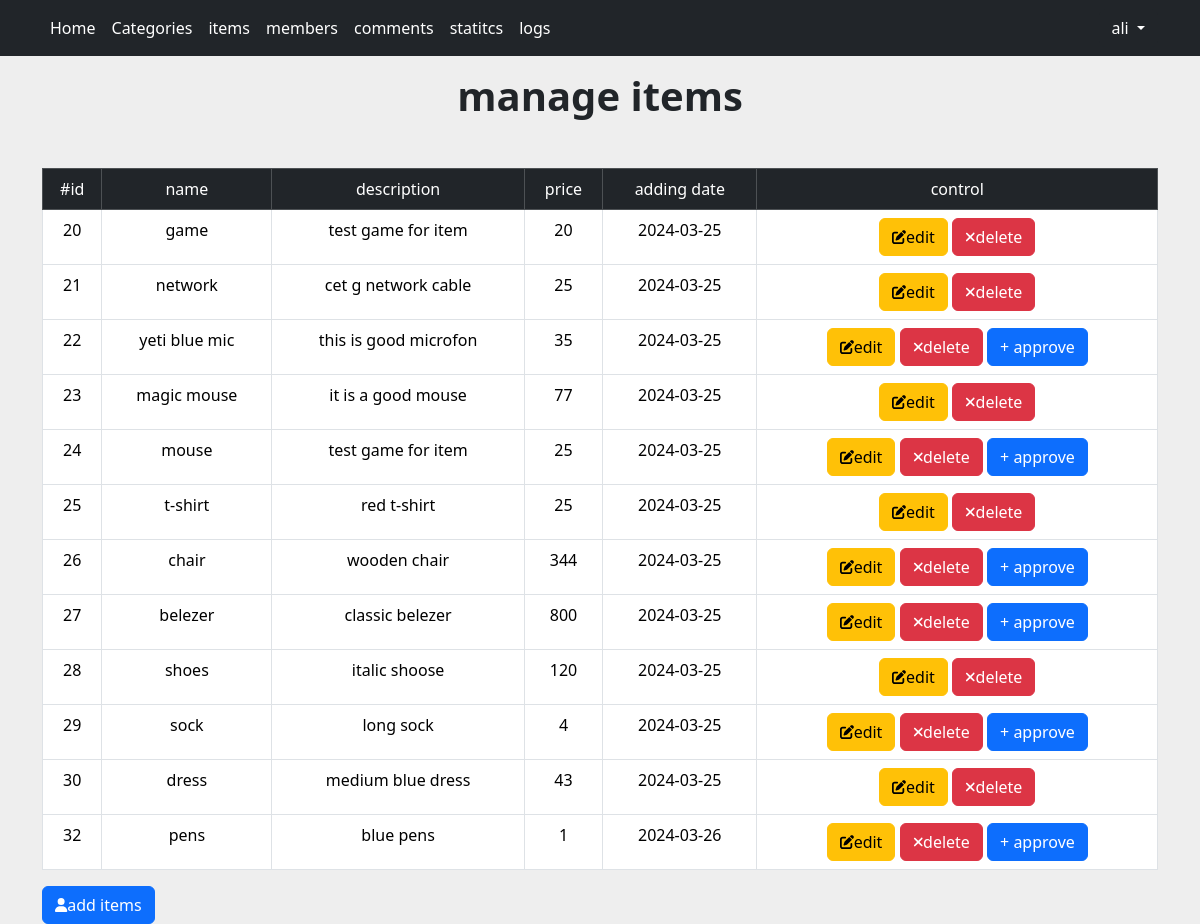
Page /admin/items.php (signed in) on the committed database.
### tables this page shows
CREATE TABLE `items` (
  `item_id` int(11) NOT NULL,
  `name` varchar(30) NOT NULL,
  `description` text NOT NULL,
  `price` varchar(50) NOT NULL,
  `add_date` date NOT NULL,
  `country_made` varchar(40) NOT NULL,
  `image` varchar(130) NOT NULL,
  `approve` int(11) DEFAULT NULL,
  `status` varchar(50) NOT NULL,
  `rating` int(11) NOT NULL,
  `cat_id` int(11) NOT NULL,
  `member_id` int(11) NOT NULL
);

### admin/items.php (the view, shortened to what the rows shown need)
<?php
if (isset($_SESSION['username'])) {
    include("init.php");
    $do = isset($_GET['do']) ? $_GET['do'] : 'manage';
    if ($do == 'manage') {
        include("nav.php");
        $sql = "select * from items ";
        try {
            $res = $con->query($sql);
        } catch (Exception $e) {
            echo $e->getMessage();
        }
?>
        <div class="container">
            <h1 class="text-center mt-3 fw-bold mb-5">manage items</h1>
            <table class="table table-bordered">
                <?php
                while ($row = $res->fetch_assoc()) {
                    echo "<tr class='text-center'>";
                    echo "<td>$row[item_id]</td>";
                    echo "<td>$row[name]</td>";
                    echo "<td>$row[description]</td>";
                    echo "<td>$row[price]</td>";
                    echo "<td>$row[add_date]</td>";
                ?>
                    <td>
                        <span><a href="?do=edit&id=<?php echo $row['item_id'] ?>" class=" btn btn-warning"><i class="fa fa-edit fa-sm"></i>edit</a></span>
                        <span><a href="?do=delete&id=<?php echo $row['item_id'] ?>" class=" btn btn-danger"><i class="fa fa-remove fa-sm"></i>delete</a></span>
                        <?php
                            if($row['approve']=='0'){
                                ?>
                                <span><a href="?do=approve&id=<?php echo $row['item_id'] ?>" class=" btn btn-primary">+ approve</a></span>
                                <?php
                            }
                        ?>
                    </td>
                <?php
                    echo "</tr>";
                }
                ?>
            </table>
        </div>
    <?php
    } else if ($do == 'add') {
        if ($_SERVER['REQUEST_METHOD'] == 'POST') {
            $name = $_POST['name'];
            $desc = $_POST['desc'];
            $price = $_POST['price'];
            $country = $_POST['country'];
            $status = $_POST['status'];
            $cat_id = $_POST['category'];
            $member_id = $_POST['member'];
            $formerrors = [];
            if (empty($name)) {
                $formerrors[] = "the name is empty";
            }
            if (empty($desc)) {
                $formerrors[] = "the desc is empty";
            }
            if (empty($price)) {
                $formerrors[] = "the price is empty";
            }
            if (empty($country)) {
                $formerrors[] = "the country is empty";
            }
            if (empty($formerrors)) {
                $count = checkrow($name, 'name', 'items');
                if ($count == 0) {
                    $sql = "insert into items (name,description,price,country_made,status,approve,cat_id,member_id,add_date,rating,image) values
                ('$name','$desc','$price','$country','$status','0','$cat_id','$member_id',now(),'0','0')";
                    try {
                        $res = mysqli_query($con, $sql);
                        $msg = "<div class=\"alert alert-success alert-sm\">category has added successfully</div>";
                        redirect($msg, 3, '');
                    } catch (Exception $e) {
                        echo $e->getMessage();
                    }
                } else {
                    echo "<div class=\"alert alert-warning\">this items is aleardy found </div> ";
                }
            }
        }
?>
        <div class="container">
            <form action="" method='POST'>
                <h1 class="text-center mt-3 fw-bold mb-5">add item</h1>
                <?php
                if (!empty($formerrors)) {
                    foreach ($formerrors as $error) {
                        echo "<div class=\"alert alert-danger mb-2\">$error</div>";
                    }
                }
                ?>
                <div class="row mb-3">
                    <label for="name" class="col-sm-1 col-form-label">name</label>
                    <div class="col col-sm-11">
                        <input type="text" name="name" id="name" class="form-control" placeholder="item name">
                    </div>
                </div>
                <div class="row mb-3">
                    <label for="desc" class="col-sm-1 col-form-label">Description</label>
                    <div class="col col-sm-11">
                        <input type="text" name="desc" id="desc" class="form-control" placeholder="item description">
                    </div>
                </div>
                <div class="row mb-3">
                    <label for="price" class="col-sm-1 col-form-label">price</label>
                    <div class="col col-sm-11">
                        <input type="text" name="price" id="price" class="form-control" placeholder="item price">
                    </div>
                </div>
                <div class="row mb-3">
                    <label for="country" class="col-sm-1 col-form-label">country</label>
                    <div class="col col-sm-11">
                        <input type="text" name="country" id="country" class="form-control" placeholder="country of made">
                    </div>
                </div>
                <div class="row mb-3">
                    <label for="status" class="col-sm-1 col-form-label">status</label>
                    <div class="col col-sm-11">
                        <select name="status" class="form-control" id="status">
                            <option value="2">new</option>
                            <option value="1">good</option>
                            <option value="0">old</option>
                        </select>
                    </div>
                </div>
                <div class="row mb-3">
                    <label for="category" class="col-sm-1 col-form-label">category_id</label>
                    <div class="col col-sm-11">
                        <select name="category" id="category" class="form-control">
                            <?php
                            $sql = "select * from categories";
                            try {
                                $res = mysqli_query($con, $sql);
                                while ($row = mysqli_fetch_assoc($res)) {
                                    echo "<option value=\"$row[id]\">$row[name]</option>";
                                }
                            } catch (Exception $e) {
                                echo $e;
                                echo 'failed one';
                            }
                            ?>
                        </select>
                    </div>
                </div>
                <div class="row mb-3">
                    <label for="member" class="col-sm-1 col-form-label">member_id</label>
                    <div class="col col-sm-11">
                        <select name="member" id="member" class="form-control">
                            <?php
                            $sql = "select * from users";
                            try {
                                $res = mysqli_query($con, $sql);
                                while ($row = mysqli_fetch_assoc($res)) {
                                    echo "<option value=\"$row[user_id]\">$row[username]</option>";
                                }
                            } catch (Exception $e) {
                                echo $e;
                                echo 'failed one';
                            }
                            ?>
                        </select>
                    </div>
                </div>
                <input type="submit" value="add" class="btn btn-primary mb-3">
            </form>
        </div>
<?php
    } else if ($do == 'edit') {
        if (isset($_GET['id'])) {
            $id = $_GET['id'];
            $sql = "select * from items where item_id='$id' ";
            try {
                $res = mysqli_query($con, $sql);
                $row = mysqli_fetch_assoc($res);
                $name = $row['name'];
                $desc = $row['description'];
                $price = $row['price'];
                $country = $row['country_made'];
                $status = $row['status'];
                $rating = $row['rating'];
                $cat_id = $row['cat_id'];
                $member_id = $row['member_id'];
            } catch (exception $e) {
                echo $e->getMessage();
                echo "not found";
            }
            if ($_SERVER['REQUEST_METHOD'] == 'POST') {
                $name = $_POST['name'];
                $desc = $_POST['desc'];
                $price = $_POST['price'];
                $country = $_POST['country'];
                $status = $_POST['status'];
                $cat_id = $_POST['category'];
                $member_id = $_POST['member'];
                $formerrors = [];
                if (empty($name)) {
                    $formerrors[] = "the name is empty";
                }
                if (empty($desc)) {
                    $formerrors[] = "the desc is empty";
                }
                if (empty($price)) {
                    $formerrors[] = "the price is empty";
                }
                if (empty($country)) {
                    $formerrors[] = "the country is empty";
                }
                if (empty($formerrors)) {
                    $count = checkrows($name, 'name', 'items',$id);
                    if ($count == 0) {
                        $sql = "update  items set name='$name' , description='$desc',price ='$price',status='$status',cat_id='$cat_id',member_id='$member_id',add_date=now() where item_id='$id'";
                        try {
                            $res = mysqli_query($con, $sql);
                            $msg = "<div class=\"alert alert-success alert-sm\">item has updated successfully</div>";
                            redirect($msg, 3, '');
                        } catch (Exception $e) {
                            echo $e->getMessage();
                        }
                    } else {
                        echo "<div class=\"alert alert-warning\">this items is aleardy found </div> ";
                    }
                }
            }
        ?>
        <?php
        } else {
            echo 'not found id';
        }
        ?>
<div class="container">
            <form action="" method='POST'>
                <h1 class="text-center mt-3 fw-bold mb-5">edit item</h1>
                <?php
                if (!empty($formerrors)) {
                    foreach ($formerrors as $error) {
                        echo "<div class=\"alert alert-danger mb-2\">$error</div>";
                    }
                }
                ?>
                <div class="row mb-3">
                    <label for="name" class="col-sm-1 col-form-label">name</label>
                    <div class="col col-sm-11">
                        <input type="text" name="name" id="name" class="form-control" placeholder="item name" value="<?=$name;?>">
                    </div>
                </div>
                <div class="row mb-3">
                    <label for="desc" class="col-sm-1 col-form-label">Description</label>
                    <div class="col col-sm-11">
                        <input type="text" name="desc" id="desc" class="form-control" placeholder="item description"  value="<?=$desc;?>">
                    </div>
                </div>
                <div class="row mb-3">
                    <label for="price" class="col-sm-1 col-form-label">price</label>
                    <div class="col col-sm-11">
                        <input type="text" name="price" id="price" class="form-control" placeholder="item price"  value="<?=$price;?>">
                    </div>
                </div>
                <div class="row mb-3">
                    <label for="country" class="col-sm-1 col-form-label">country</label>
                    <div class="col col-sm-11">
                        <input type="text" name="country" id="country" class="form-control" placeholder="country of made"  value="<?=$country;?>">
                    </div>
                </div>
                <div class="row mb-3">
                    <label for="status" class="col-sm-1 col-form-label">status</label>
                    <div class="col col-sm-11">
                        <select name="status" class="form-control" id="status">
                            <option value="2">new</option>
                            <option value="1">good</option>
                            <option value="0">old</option>
                        </select>
                    </div>
                </div>
                <div class="row mb-3">
                    <label for="category" class="col-sm-1 col-form-label">category_id</label>
                    <div class="col col-sm-11">
                        <select name="category" id="category" class="form-control">
                            <?php
                            $sql = "select * from categories";
                            try {
                                $res = mysqli_query($con, $sql);
                                while ($row = mysqli_fetch_assoc($res)) {
                                    echo "<option value=\"$row[id]\">$row[name]</option>";
                                }
                            } catch (Exception $e) {
                                echo $e;
                                echo 'failed one';
                            }
                            ?>
                        </select>
                    </div>
                </div>
                <div class="row mb-3">
                    <label for="member" class="col-sm-1 col-form-label">member_id</label>
                    <div class="col col-sm-11">
                        <select name="member" id="member" class="form-control">
                            <?php
                            $sql = "select * from users";
                            try {
                                $res = mysqli_query($con, $sql);
                                while ($row = mysqli_fetch_assoc($res)) {
                                    echo "<option value=\"$row[user_id]\">$row[username]</option>";
                                }
                            } catch (Exception $e) {
                                echo $e;
                                echo 'failed one';
                            }
                            ?>
                        </select>
                    </div>
                </div>
                <input type="submit" value="edit" class="btn btn-primary mb-3">
            </form>
        </div>
    <?php
    } else if ($do == 'approve') {
        ?>
        <div class="container">
            <h1 class="text-center">activate item</h1>
        </div>
        <?php
        if (isset($_GET['id'])) {
            $id = $_GET['id'];
            $sql = "update items set approve='1' where item_id='$id'";
            try {
                $res = mysqli_query($con, $sql);
                $msg = '<div class="alert alert-warning " >activated successfully</div>';
                redirect($msg, 3, '');
            } catch (Exception $e) {
                echo $e->getMessage();
            }
        }
    } else if ($do == 'delete') {
        ?>
        <div class="container">
            <h1 class="text-center">delete page</h1>
        </div>
<?php
        if (isset($_GET['id'])) {
            $id = $_GET['id'];
            $sql = "delete from items where item_id='$id'";
            try {
                $res = mysqli_query($con, $sql);
                $msg = '<div class="alert alert-warning " >item deleted successfully</div>';
                redirect($msg, 3, '');
            } catch (Exception $e) {
                echo $e->getMessage();
            }
        }
    }
    include $tmp . "/footer.php";
} else {
    include("init.php");
    $msg = '<div class="alert alert-warning " >yo not allowed in this page </div>';
    redirect($msg, 3, '');
    include $tmp . "/footer.php";
}

### rows in the picture
items: item_id "20", name "game", description "test game for item", price "20", add_date "2024-03-25"
items: item_id "21", name "network", description "cet g network cable", price "25", add_date "2024-03-25"
items: item_id "22", name "yeti blue mic", description "this is good microfon", price "35", add_date "2024-03-25"
items: item_id "23", name "magic mouse", description "it is a good mouse", price "77", add_date "2024-03-25"
items: item_id "24", name "mouse", description "test game for item", price "25", add_date "2024-03-25"
items: item_id "25", name "t-shirt", description "red t-shirt", price "25", add_date "2024-03-25"
items: item_id "26", name "chair", description "wooden chair", price "344", add_date "2024-03-25"
items: item_id "27", name "belezer", description "classic belezer", price "800", add_date "2024-03-25"
items: item_id "28", name "shoes", description "italic shoose", price "120", add_date "2024-03-25"
items: item_id "29", name "sock", description "long sock", price "4", add_date "2024-03-25"
items: item_id "30", name "dress", description "medium blue dress", price "43", add_date "2024-03-25"
items: item_id "32", name "pens", description "blue pens", price "1", add_date "2024-03-26"

### other values in the picture
$_SESSION['username'] "ali"
